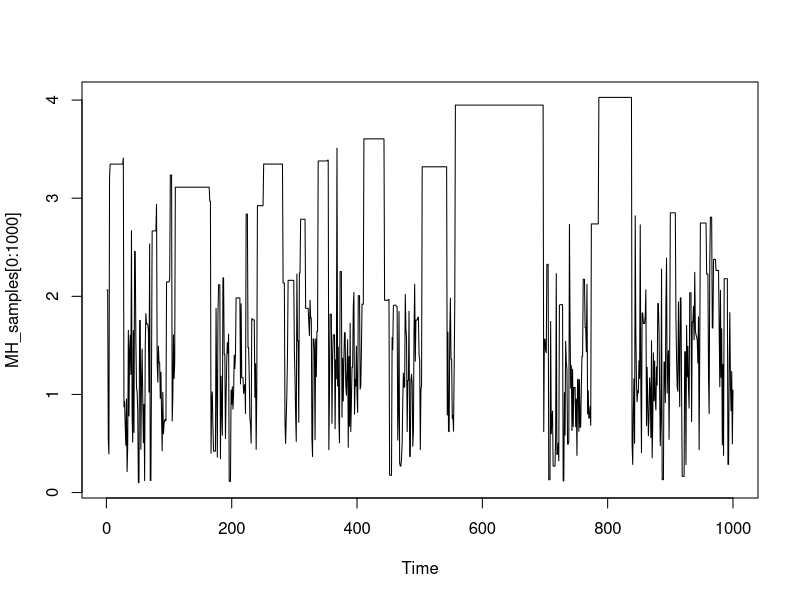
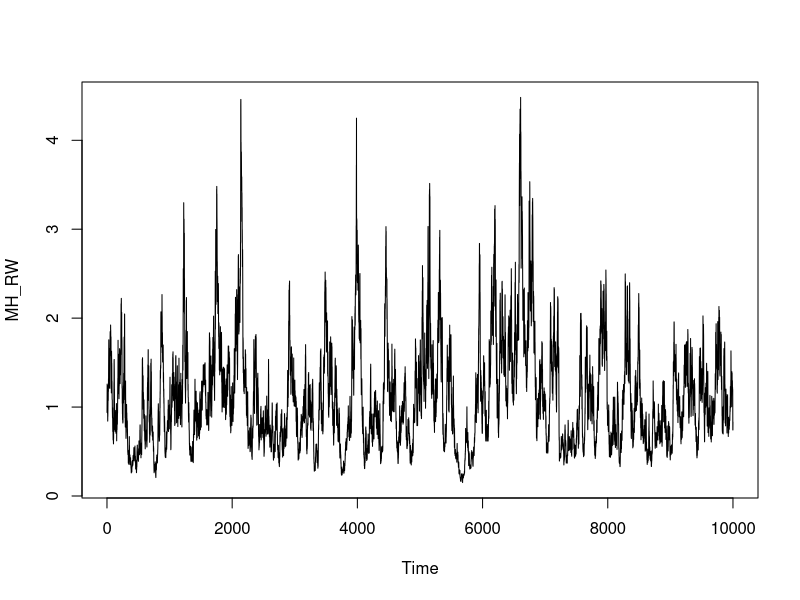
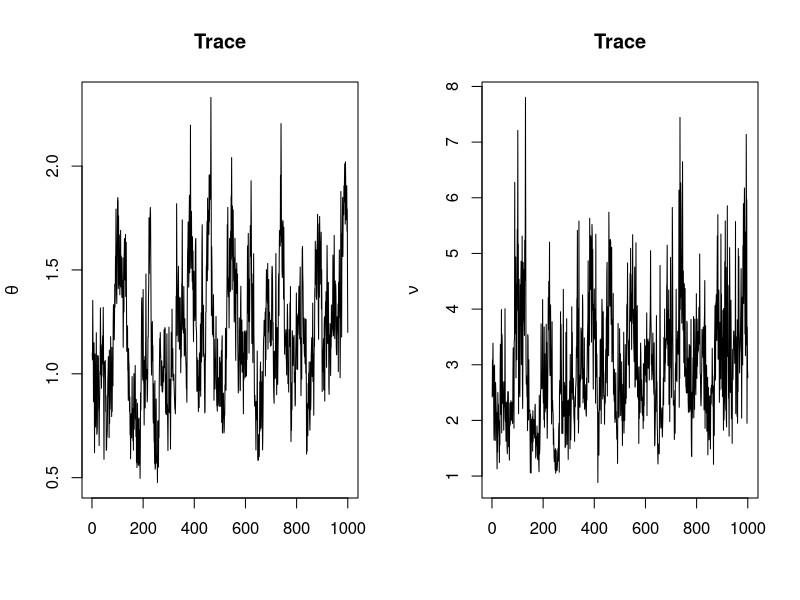
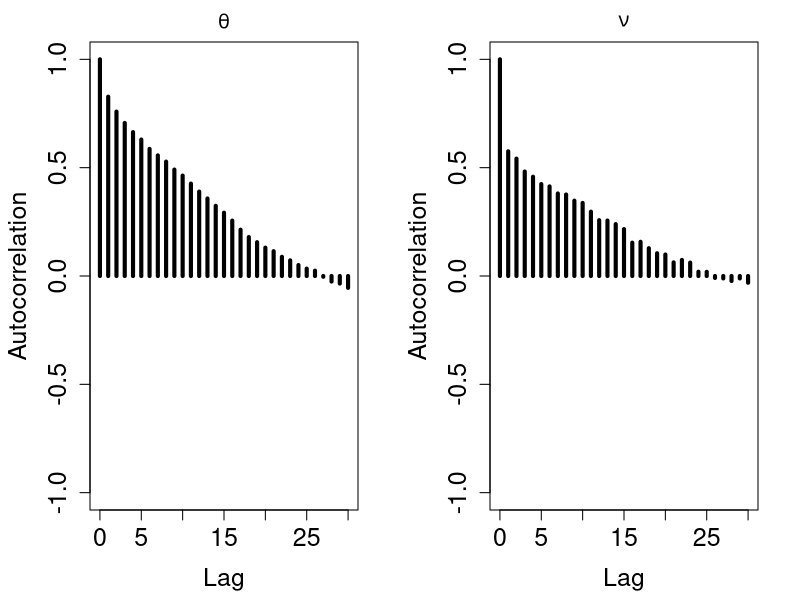
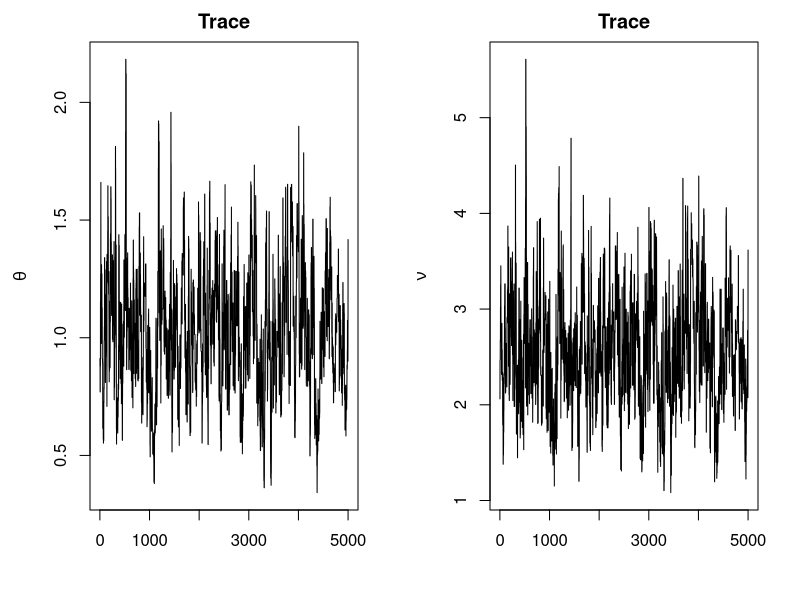
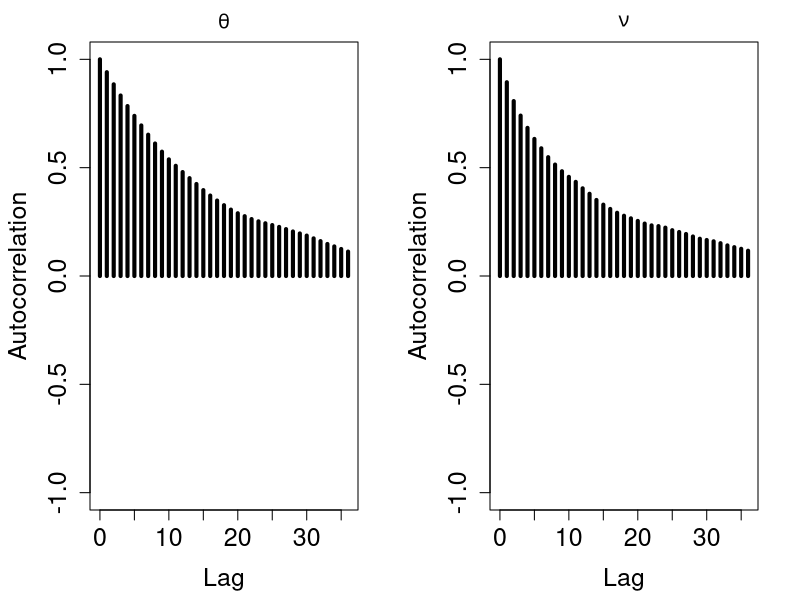
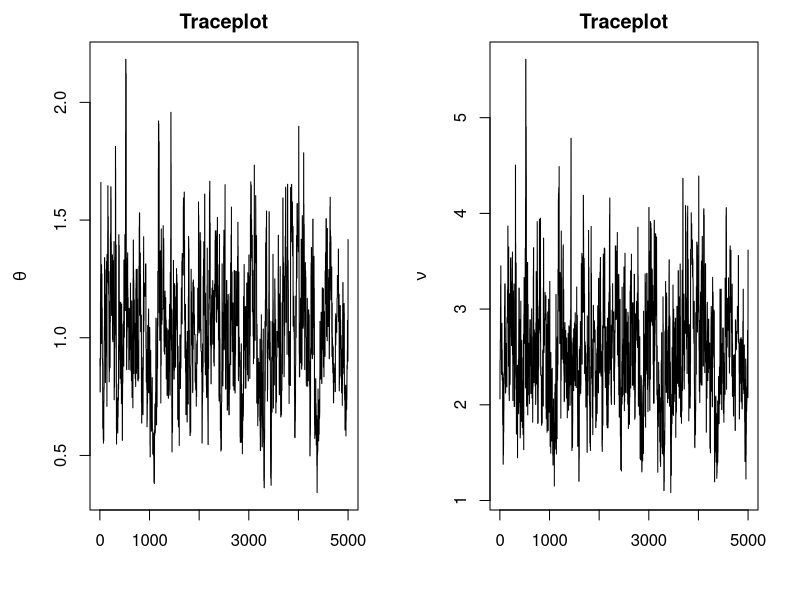
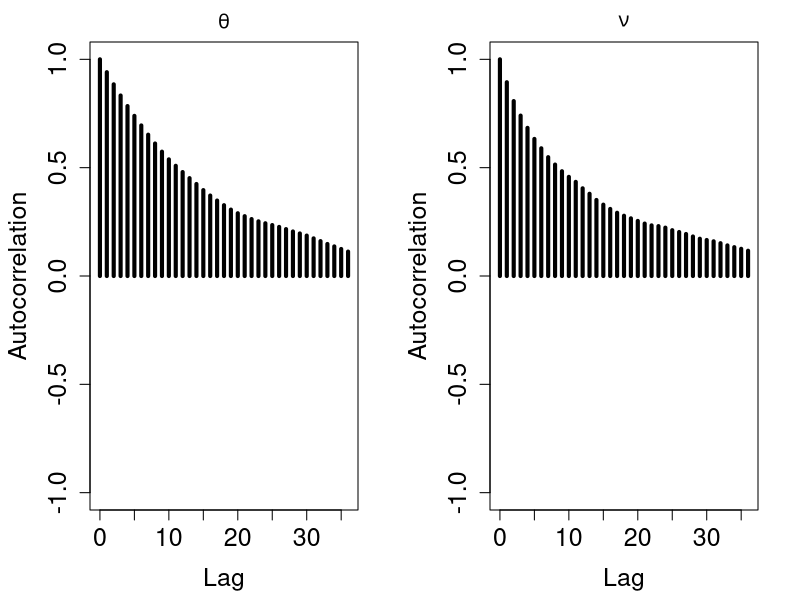

R code for these plots, in order:
## ---- chunk 1
set.seed(7)
library(coda)
library(mvtnorm)
library(MASS)
pdf_z = function(z){
  -(3/2)*log(z) - theta_1*z - theta_2/z
}
## ---- chunk 2
theta_1 = 1.5 # true value theta1
theta_2 = 2 # true value theta2
mean_z1 = sqrt(theta_2/theta_1)
mean_z2 = sqrt(theta_1/theta_2) + 1/(2*theta_2)

# hyperparams
b = 2.5
a = mean_z1*b
#M-H Algorithm
MH_alg1 = function(N){
  MH_samples = rep(NA, N)
  count = 0
  current_z = 1.0
  for(i in 1:N){
    curr_p = pdf_z(current_z) 
    z_new = rgamma(1, a, b)
    p_new = pdf_z(z_new)
    
    accept = exp(p_new + dgamma(current_z,a,b,log = T) - 
                   p_new - dgamma(z_new,a,b,log = T))
    if(runif(1) < accept){
      current_z = z_new
      count = count + 1
    }
    MH_samples[i] = current_z
  }
  return(list(MH_samples=MH_samples,count=count))
}
## ---- chunk 3
alg1 = MH_alg1(1000)
MH_samples = alg1$MH_samples
count = alg1$count
mean(MH_samples)
## ---- chunk 4
mean(1/MH_samples)
## ---- chunk 5
count/length(MH_samples)
## ---- chunk 6
alg1 = MH_alg1(10000)
MH_samples = alg1$MH_samples
count = alg1$count
# mean(MH_samples)
# mean(1/MH_samples)
plot.ts(MH_samples[0:1000])
## ---- chunk 7
set.seed(1)
pdf_z2 = function(z){
  return(-(1/2)*log(z) - theta_1*z - theta_2/z)
}

## ---- chunk 8
v = 0.01
MH_RW = function(N){
  N = N
  MH_RW = rep(NA, N)
  a_count = 0
  z_curr = 1.0
  for (i in 1:N) {
    p_curr = pdf_z2(z_curr)
    z_new = exp(log(z_curr) + rnorm(1,0,sqrt(v)))
    p_new = pdf_z2(z_new)
    acceptance = exp(p_new - p_curr)
    if(runif(1) < acceptance){
      z_curr = z_new
      a_count = a_count+1
    }
    MH_RW[i] = z_curr
  }
  return(list(MH_RW=MH_RW, a_count=a_count))
}
## ---- chunk 9
alg2 = MH_RW(10000)
MH_RW = alg2$MH_RW
count = alg2$a_count
## ---- chunk 10
(mean2_1 = mean(MH_RW))
## ---- chunk 11
count/length(MH_RW)
## ---- chunk 12
plot.ts(MH_RW)
## ---- chunk 13
x = read.table("my-data.txt", header = F)[,1]
n = length(x)
sum_x = sum(x)
sum_logx = sum(log(x))
library(coda)
library(mvtnorm)
library(MASS)

nu_condit = function(nu, theta_curr){
  return(nu*(sum_logx + n*log(theta_curr)-1)-n*lgamma(nu)+3*log(nu))
}
pcurr = function(nu_curr, theta_curr){
  return((n+nu_curr+2)*log(theta_curr)-n*lgamma(nu_curr) + nu_curr*(sum_logx-1) + 3*log(nu_curr) - theta_curr*(2+sum_x))
}
## ---- chunk 14
sample = NULL
N = 1000
sample$theta = rep(NA,N)
sample$nu = rep(NA,N)
alpha = 3
beta = 2
v = 0.05
theta_curr = 2
nu_curr = 3
set.seed(2)
for(i in 1:N){
  theta_curr = rgamma(1, n*nu_curr + alpha, beta + sum_x)
  nu_new = exp(log(nu_curr) + rnorm(1,0,sqrt(v)))
  pnu_curr = nu_condit(nu_curr, theta_curr)
  pnu_new = nu_condit(nu_new, theta_curr)
  accept = exp(pnu_new - pnu_curr)
  if(runif(1) < accept)
    nu_curr = nu_new
  
  sample$theta[i] = theta_curr
  sample$nu[i] = nu_new
}
## ---- chunk 15
effectiveSize(sample$theta)
## ---- chunk 16
effectiveSize(sample$nu)
## ---- chunk 17
par(mfrow = c(1,2))
plot.ts(sample$theta, ylab = expression(theta), xlab = "", main = "Trace")
plot.ts(sample$nu, ylab = expression(nu), xlab = "", main = "Trace")
## ---- chunk 18
par(mfrow=c(1,2), mar=c(4.5, 4.5, 2.1, 2.1))
autocorr.plot(sample$theta, col=1, lwd=4, cex.axis=1.5, cex.lab=1.5, auto.layout = FALSE, main=expression(theta)) 
autocorr.plot(sample$nu, col=1, lwd=4, cex.axis=1.5, cex.lab=1.5, auto.layout = FALSE, main=expression(nu))
## ---- chunk 19
V = 0.05*diag(2)
theta_curr = 2
nu_curr = 3
N_test = 5000
for(i in 1:N_test){
  nu_new = exp(log(nu_curr) + rnorm(1,0,sqrt(V[1,1])))
  theta_new = exp(log(theta_curr) + rnorm(1,0, V[2,2]))
  p_curr = pcurr(nu_curr, theta_curr)
  p_new = pcurr(nu_new, theta_new)
  accept = exp(p_new - p_curr)
  if(runif(1) < accept){
    nu_curr = nu_new
    theta_curr = theta_new
  }
  sample$theta[i] = theta_curr
  sample$nu[i] = nu_curr
}
## ---- chunk 20
V = cov(cbind(sample$nu, sample$theta))


pcurr2 = function(nu,theta){
  return(n*nu*log(theta) - n*lgamma(nu) + nu *(sum_logx -1) + 3*log(nu) + log(theta) - theta * (2 + sum_x))
}
## ---- chunk 21
for(i in N_test+1:10000){
  new = mvrnorm(1, c(log(nu_curr), log(theta_curr)), V)
  nu_new = exp(new[1])
  theta_new = exp(new[2])
  p_curr = pcurr2(nu_curr, theta_curr)
  p_new = pcurr2(nu_new, theta_new)
  acceptance = exp(p_new - p_curr)
  if(runif(1) < acceptance){
    nu_curr = nu_new
    theta_curr = theta_new
  }
  sample$theta[i] = theta_curr
  sample$nu[i] = nu_curr
}
## ---- chunk 22
par(mfrow = c(1,2))
plot.ts(tail(sample$theta,5000),ylab = expression(theta), xlab = "", main = "Trace")
plot.ts(tail(sample$nu,5000), ylab = expression(nu), xlab = "", main = "Trace")
## ---- chunk 23
par(mfrow=c(1,2), mar=c(4.5, 4.5, 2.1, 2.1))
autocorr.plot(tail(sample$theta,5000), col=1, lwd=4, cex.axis=1.5, cex.lab=1.5, auto.layout = FALSE, main=expression(theta)) 
autocorr.plot(tail(sample$nu,5000), col=1, lwd=4, cex.axis=1.5, cex.lab=1.5, auto.layout = FALSE, main=expression(nu))
## ---- chunk 24
h = function(w) {
  a1 = (exp(w[2]) - 1) * sum_logx + 3 * w[2] - exp(w[2])
  return(-(a1 - n * lgamma(exp(w[2])) + 
             (2 + n * exp(w[2])) * w[1] - exp(w[1]) * (2 + sum_x)))
}
laplace = optim(c(0,1), h, hessian = T)
## ---- chunk 25
laplace$par
## ---- chunk 26
laplace$hessian
V = diag(diag(solve(laplace$hessian)))
## ---- chunk 27
for(i in N_test+1:N){
  nu_new = exp(log(nu_curr) + rnorm(1,0,sqrt(V[1,1])))
  theta_new = exp(log(theta_curr) + rnorm(1,0,sqrt(V[2,2])))
  p_curr = pcurr(nu_curr = nu_curr, theta_curr = theta_curr)
  p_new =pcurr(nu_curr = nu_new, theta_curr = theta_new)
  
  accept = exp(p_new - p_curr)
  if(runif(1) < accept){
    nu_curr = nu_new
    theta_curr = theta_new
  }
  sample$theta[i] = theta_curr
  sample$nu[i] = nu_curr
}
## ---- chunk 28
par(mfrow = c(1,2))
plot.ts(tail(sample$theta,5000), xlab="", ylab = expression(theta), main = "Traceplot")
plot.ts(tail(sample$nu,5000), xlab="", ylab = expression(nu), main = "Traceplot")
## ---- chunk 29
par(mfrow=c(1,2), mar=c(4.5, 4.5, 2.1, 2.1))
autocorr.plot(tail(sample$theta,5000), col=1, lwd=4, cex.axis=1.5, cex.lab=1.5, auto.layout = FALSE, main=expression(theta)) 
autocorr.plot(tail(sample$nu,5000), col=1, lwd=4, cex.axis=1.5, cex.lab=1.5, auto.layout = FALSE, main=expression(nu))
## ---- chunk 30
effectiveSize(tail(sample$theta,5000))
## ---- chunk 31
effectiveSize(tail(sample$nu,5000))
